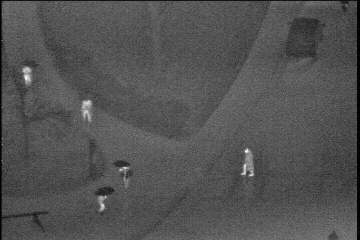
#> input picture data/images/00001/img_00002.bmp, 360 x 240 px
$ python -i thermal_detection.py   (imports and definitions only)   (older library calls are emulated)
#> lines starting #> are read from the running program, lines starting #| are printed output that depends on the picture; after the words box and inside, x2 and y2 are one past the last pixel; in counts of white or black regions, pixels touching at a corner belong together
#> further down, picture is the input picture: shape (240, 360, 3); min 0, max 255, mean 82.8
import cv2
import numpy as np

#Perform
from sklearn.externals import joblib
from skimage.feature import hog
from config import *


def edge_extraction(img):
	margin=5


	#Extract Edge
	#initially, the parameters are (100,240)
	canny = cv2.Canny(img, 50, 50)
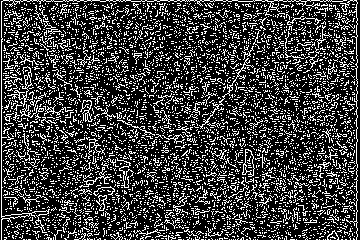
#> canny: shape (240, 360); 24.1% white in thin lines or dots
	rows, cols = img.shape[0], img.shape[1]
#> rows = 240; cols = 360
	canny[:margin,:]=0
	canny[rows-margin:,:]=0
	canny[:,:margin]=0
	canny[:,cols-margin:]=0
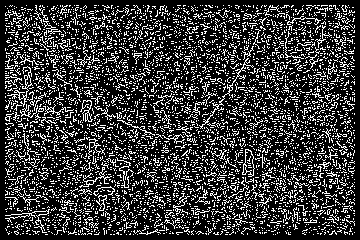
#> canny: shape (240, 360); 22.3% white in thin lines or dots

	#Morphological Transformations
	kernel = np.ones((4,4), np.uint8)
	#img_erosion = cv2.erode(img, kernel, iterations=1)
	img_dilation = cv2.dilate(canny, kernel, iterations=1)
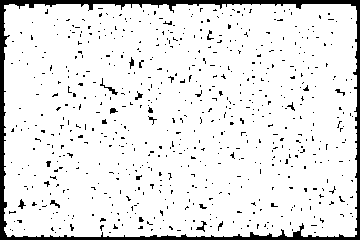
#> img_dilation: shape (240, 360); 91.1% white; 646 black regions (629 under 20 px)

	#Fill the holes
	img2,contour,hier = cv2.findContours(img_dilation,cv2.RETR_CCOMP,cv2.CHAIN_APPROX_SIMPLE)
#> contour = 690 contours, 655 with area under 20; largest, box (x1, y1, x2, y2) and area: (4, 4, 357, 237) 80816, (99, 77, 119, 96) 84, (195, 220, 208, 233) 60, (49, 199, 61, 209) 48, (17, 198, 27, 210) 47
	for cnt in contour:
	    cv2.drawContours(img_dilation,[cnt],0,255,-1)
#> this loop made 690 passes
#> cnt on passes 4, 6, 9: [[54, 232], [55, 231], [56, 232], [55, 233]], [[11, 230], [12, 229], [13, 230], [12, 231]], [[23, 229], [24, 228], [25, 229], [24, 230]]
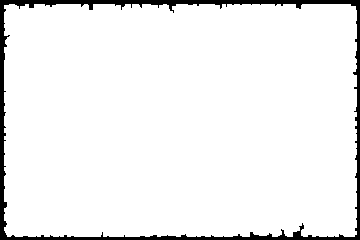
#> img_dilation: shape (240, 360); 94.3% white; 1 black region, box (x1, y1, x2, y2) and area: (0, 0, 360, 240) 4902
	closing = cv2.morphologyEx(img_dilation, cv2.MORPH_CLOSE, kernel)
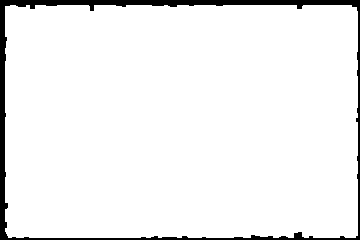
#> closing: shape (240, 360); 94.7% white; 1 black region, box (x1, y1, x2, y2) and area: (0, 0, 360, 240) 4615

	return closing


def find_candidate(img):
	num_labels,labels,stats,centroids = cv2.connectedComponentsWithStats(img, 8, cv2.CV_32S)
	human_candidate=[]
	bound_low=40
	bound_high=60
	ratio=2

	for i in range(stats.shape[0]):
		if stats[i,2]<stats[i,3] and bound_low<=stats[i,2]<=bound_high:

			if  stats[i,2]*ratio<=stats[i,3]:
				img_temp=np.round(stats[i,3]/ratio)
				stats[i,0]=max(0,stats[i,0]-(img_temp-stats[i,2])/2)
				stats[i,2]=min(img_temp,img.shape[1]-stats[i,0]-1)
			else:
				img_temp=np.round(stats[i,2]*ratio)
				stats[i,1]=max(0,stats[i,1]-(img_temp-stats[i,3])/2)
				stats[i,3]=min(img_temp,img.shape[0]-stats[i,1]-1)


			human_candidate.append(stats[i,:4])

	return human_candidate


def candidate_classification(img,clf):
	fd = hog(img, orientations, pixels_per_cell, cells_per_block, visualize, normalize)
	temp = np.array(fd).reshape((1, -1))
	pred = clf.predict(temp)

	return pred


# [27 lines of commented-out code are left out]

>>> import cv2
>>> picture = cv2.imread('../data/images/00001/img_00002.bmp')
>>> result = edge_extraction(picture)
